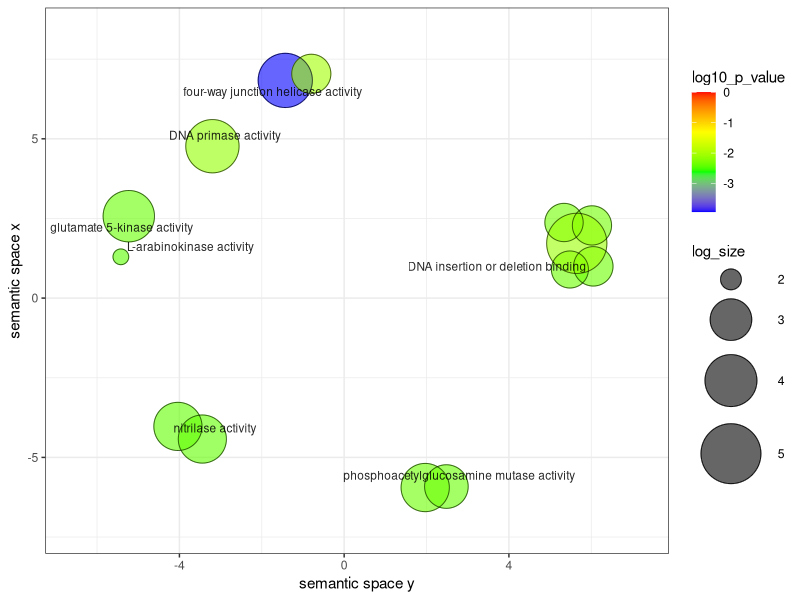
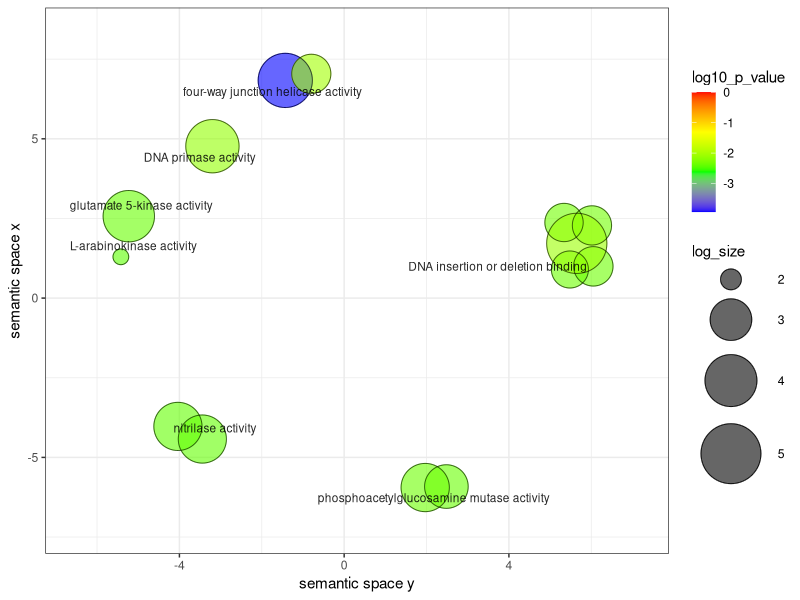

The R script that drew these images, in order:
# A plotting R script produced by the Revigo server at http://revigo.irb.hr/
# If you found Revigo useful in your work, please cite the following reference:
# Supek F et al. "REVIGO summarizes and visualizes long lists of Gene Ontology
# terms" PLoS ONE 2011. doi:10.1371/journal.pone.0021800

# --------------------------------------------------------------------------
# If you don't have the ggplot2 package installed, uncomment the following line:
# install.packages( "ggplot2" );
library( ggplot2 );
library(ggrepel)

# --------------------------------------------------------------------------
# If you don't have the scales package installed, uncomment the following line:
# install.packages( "scales" );
library( scales );

# --------------------------------------------------------------------------
# Here is your data from Revigo. Scroll down for plot configuration options.

revigo.names <- c("term_ID","description","frequency","plot_X","plot_Y","log_size","log10_p_value","uniqueness","dispensability");
revigo.data <- rbind(c("GO:0009378","four-way junction helicase activity",0.0630908438695814,-1.42994760484879,6.83221185852912,4.26147698862137,-3.93330050019013,0.768977994530058,0),
c("GO:0032135","DNA insertion or deletion binding",0.00232210795707957,6.04987426767515,0.996564809996078,2.82801506422398,-2.36491487417872,0.715853519406694,0),
c("GO:0009702","L-arabinokinase activity",0.000310996601394585,-5.42178412843178,1.29555216708676,1.95904139232109,-2.4325145879317,0.917989766510501,0.01652816),
c("GO:0004610","phosphoacetylglucosamine mutase activity",0.005034689424799,2.4822170613288,-5.91485828873707,3.16375752398196,-2.38684735990483,0.886955203311552,0.01919367),
c("GO:0000257","nitrilase activity",0.0134074090378999,-3.44324046690925,-4.42389202448193,3.58894364274001,-2.4084035768878,0.915958547165649,0.02034804),
c("GO:0004349","glutamate 5-kinase activity",0.0297001754331828,-5.22896392525123,2.5707392930743,3.93429640681941,-2.38375963687872,0.904962892368856,0.25239298),
c("GO:0003896","DNA primase activity",0.0488713881502624,-3.19851841824119,4.76708478882808,4.150572247669,-2.14403950916006,0.775232499276906,0.338961),
c("GO:0016815","hydrolase activity, \nacting on carbon-nitrogen (but not peptide) bonds, \nin nitriles",0.0135318076784577,-4.03615784213081,-4.02755224224233,3.59295357154787,-2.4084035768878,0.915947423378271,0.44953121),
c("GO:0001006","RNA polymerase III type 3 \npromoter sequence-specific DNA binding",0.00193854548202625,5.33833031582121,2.37262072878405,2.74973631556906,-2.33290291426046,0.721648522033571,0.46038452),
c("GO:0034458","3'-5' RNA helicase activity",0.00221844242328137,-0.79765924369883,7.03950145387667,2.80821097292422,-2.04601570210968,0.802379893559345,0.47511493),
c("GO:0001016","RNA polymerase III transcription regulatory \nregion sequence-specific DNA binding",0.0022529976012141,6.01678088307557,2.28114628540267,2.81491318127507,-2.33290291426046,0.720118451139543,0.51687455),
c("GO:0032138","single base insertion or deletion binding",0.00158262714931911,5.48121370872687,0.89778974515323,2.66181268553726,-2.36491487417872,0.719516107326156,0.62153836),
c("GO:0004614","phosphoglucomutase activity",0.0138151601375061,1.96780202886027,-5.94596247709284,3.60195140413352,-2.36081629071656,0.88581000910146,0.67067219),
c("GO:0000976","transcription cis-regulatory region binding",0.373271943064954,5.64814085894424,1.71781712588238,5.03351623427969,-2.08952990710244,0.667056553153636,0.68367933));

one.data <- data.frame(revigo.data);
names(one.data) <- revigo.names;
one.data <- one.data [(one.data$plot_X != "null" & one.data$plot_Y != "null"), ];
one.data$plot_X <- as.numeric( as.character(one.data$plot_X) );
one.data$plot_Y <- as.numeric( as.character(one.data$plot_Y) );
one.data$log_size <- as.numeric( as.character(one.data$log_size) );
one.data$log10_p_value <- as.numeric( as.character(one.data$log10_p_value) );
one.data$frequency <- as.numeric( as.character(one.data$frequency) );
one.data$uniqueness <- as.numeric( as.character(one.data$uniqueness) );
one.data$dispensability <- as.numeric( as.character(one.data$dispensability) );
#head(one.data);


# --------------------------------------------------------------------------
# Names of the axes, sizes of the numbers and letters, names of the columns,
# etc. can be changed below

p1 <- ggplot( data = one.data );
p1 <- p1 + geom_point( aes( plot_X, plot_Y, colour = log10_p_value, size = log_size), alpha = I(0.6) ) + scale_size_area();
p1 <- p1 + scale_colour_gradientn( colours = c("blue", "green", "yellow", "red"), limits = c( min(one.data$log10_p_value), 0) );
p1 <- p1 + geom_point( aes(plot_X, plot_Y, size = log_size), shape = 21, fill = "transparent", colour = I (alpha ("black", 0.6) )) + scale_size_area();
p1 <- p1 + scale_size( range=c(5, 20)) + theme_bw(); # + scale_fill_gradientn(colours = heat_hcl(7), limits = c(-300, 0) );
ex <- one.data [ one.data$dispensability < 0.35, ];
p1 <- p1 + geom_text_repel( data = ex, aes(plot_X, plot_Y, label = description), colour = I(alpha("black", 0.85)), size = 3 );
p1 <- p1 + labs (y = "semantic space x", x = "semantic space y");
p1 <- p1 + theme(legend.key = element_blank()) ;
one.x_range = max(one.data$plot_X) - min(one.data$plot_X);
one.y_range = max(one.data$plot_Y) - min(one.data$plot_Y);
p1 <- p1 + xlim(min(one.data$plot_X)-one.x_range/10,max(one.data$plot_X)+one.x_range/10);
p1 <- p1 + ylim(min(one.data$plot_Y)-one.y_range/10,max(one.data$plot_Y)+one.y_range/10);


# --------------------------------------------------------------------------
# Output the plot to screen

p1;

# Uncomment the line below to also save the plot to a file.
# The file type depends on the extension (default=pdf).

# ggsave("/path_to_your_file/revigo-plot.pdf");
ggsave("figures/DMPs_MF_REVIGO.png", width=8, height=8, dpi=1200);
